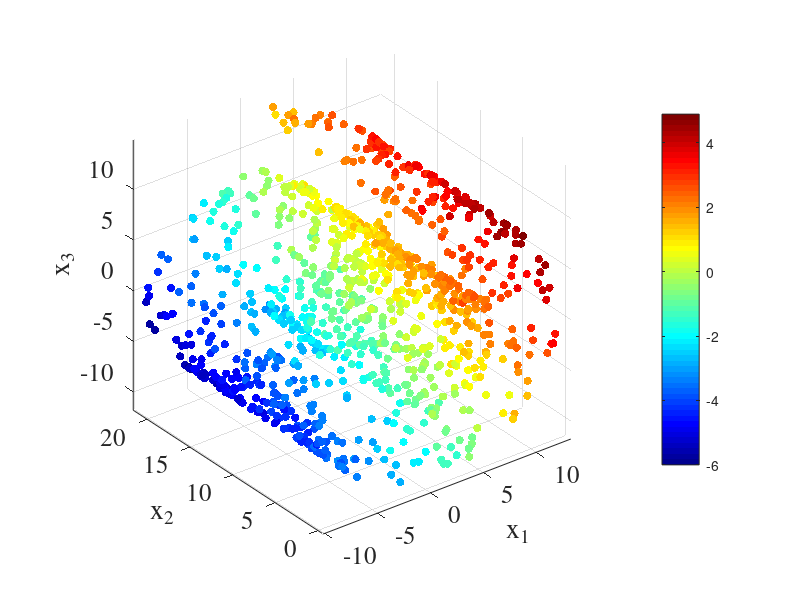

Reproduce this figure in MATLAB. (Note: this script raises an error after producing the figure.)
clear; close all;
% Demonstration of inverse GTM-MLR (Generative Topographic Mapping - Multiple Linear Regression) using a swiss roll dataset

targetyvalue = 4; % y-target for inverse analysis

% settings
shapeofmap = [ 30, 30];
shapeofrbfcenters = [ 4, 4];
varianceofrbfs = 0.5;
lambdainemalgorithm = 0.001;
numberofiterations = 200;
displayflag = 1;
k = 10;

% load a dataset
dataset = csvread('swissroll.csv');
y = dataset(:,3);
X = dataset(:,4:end);

figure;
scatter3(X(:,1),X(:,2),X(:,3),[],y,'filled');
colormap(jet);
colorbar;
xlim([ min(X(:,1))-range(X(:,1))*0.03 max(X(:,1))+range(X(:,1))*0.03] );
ylim([ min(X(:,2))-range(X(:,2))*0.03 max(X(:,2))+range(X(:,2))*0.03] );
zlim([ min(X(:,3))-range(X(:,3))*0.03 max(X(:,3))+range(X(:,3))*0.03] );
axis square;
xlabel( 'x_1' ,  'FontSize' , 18 , 'FontName', 'Times');
ylabel( 'x_2' ,  'FontSize' , 18 , 'FontName', 'Times');
zlabel( 'x_3' ,  'FontSize' , 18 , 'FontName', 'Times');
set(gcf, 'Color' , 'w' ); 
set(gca, 'FontSize', 18);
set(gca, 'FontName', 'Times');

% autoscaling
autoscaledX = ( X - repmat(mean(X),size(X,1),1) ) ./ repmat(std(X),size(X,1),1);
autoscaledy = ( y - mean(y) ) ./ std(y);

% construct GTM model
gtmmodel = calc_gtm(autoscaledX, shapeofmap,shapeofrbfcenters, varianceofrbfs, lambdainemalgorithm, numberofiterations, 0);
if gtmmodel.successflag
    % calculate responsibility
    responsibilities = calc_responsibility(gtmmodel, autoscaledX);
    % plot the mean of the responsibility
    xpred_mean = responsibilities * gtmmodel.mapgrids;
    figure; scatter( xpred_mean(:,1), xpred_mean(:,2), [], y, 'filled');
    colormap(jet); colorbar;
    axis square; 
    xlabel( 'z_1 (mean)' ,  'FontSize' , 18 , 'FontName','Times');
    ylabel( 'z_2 (mean)' ,  'FontSize' , 18 , 'FontName','Times');
    set(gcf, 'Color' , 'w' ); 
    set(gca, 'FontSize' , 18);
    set(gca, 'FontName','Times');
    axis([-1.1 1.1 -1.1 1.1]);
    % plot the mode of the responsibility
    [~, maxindex] = max(responsibilities, [], 2);
    xpred_mode = gtmmodel.mapgrids(maxindex, :);
    figure; scatter( xpred_mode(:,1), xpred_mode(:,2), [], y, 'filled');
    colormap(jet); colorbar;
    axis square;
    xlabel( 'z_1 (mode)' ,  'FontSize' , 18 , 'FontName','Times');
    ylabel( 'z_2 (mode)' ,  'FontSize' , 18 , 'FontName','Times');
    set(gcf, 'Color' , 'w' ); 
    set(gca, 'FontSize' , 18);
    set(gca, 'FontName','Times');
    axis([-1.1 1.1 -1.1 1.1]);
end
% construct MLR model
[calculatedy, regressioncoefficients] = mlr_calc(autoscaledX, autoscaledy, autoscaledX);
calculatedy = calculatedy * std(y) + mean(y);
sigma = 1/length(y) * sum( (y - calculatedy).^2 );

% Inverse analysis
[means_autoscaled, modes_autoscaled, responsibilities_inverse] = inverse_gtmmlr(( targetyvalue - mean(y) ) ./ std(y), gtmmodel, regressioncoefficients, sigma);
xpred_mean = means_autoscaled .* std(X) + mean(X)
xpred_mode = modes_autoscaled .* std(X) + mean(X) 

xpred_mean_on_map = responsibilities_inverse' * gtmmodel.mapgrids
[~, maxindex] = max(responsibilities_inverse);
xpred_mode_on_map = gtmmodel.mapgrids(maxindex, :)
